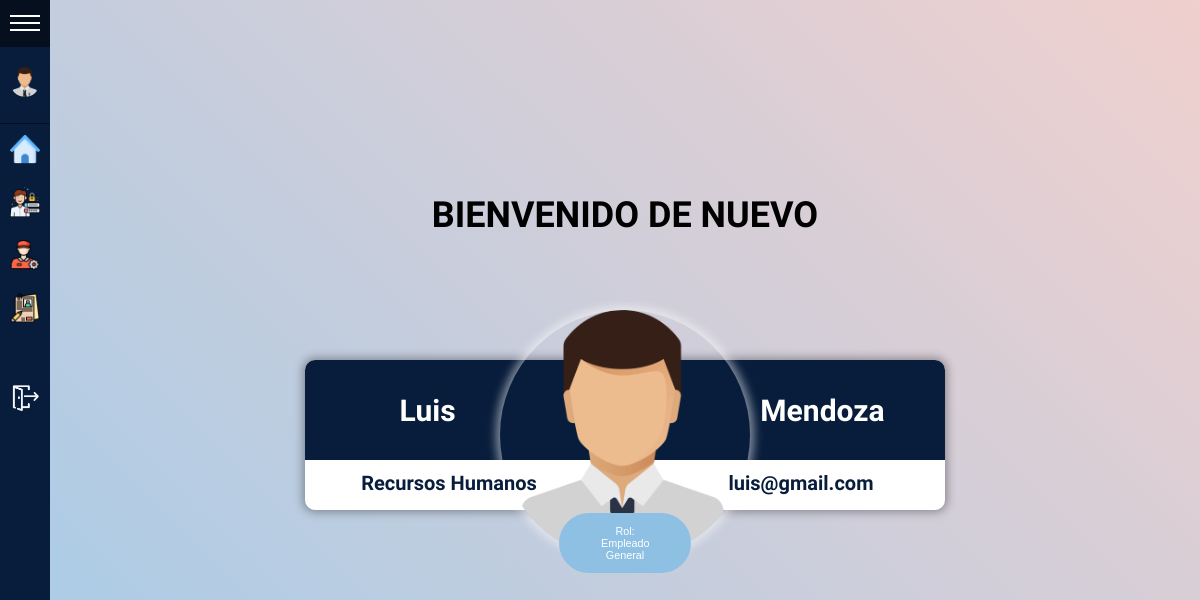
The page /View/indexAdmin.php (signed in) on the database its author committed.
### tables this page shows
CREATE TABLE departamentos (
    idDepartamento INT AUTO_INCREMENT PRIMARY KEY,
    nomDepartamento VARCHAR (30) NOT NULL,
    descripcion VARCHAR (200) NOT NULL,
    numTel CHAR (15) NOT NULL UNIQUE
);

CREATE TABLE roles (
    idRol INT AUTO_INCREMENT PRIMARY KEY,
    nombre VARCHAR (20)
);

### Data/conexionDB.php (called while the page is built, shortened)
<?php
class conexionDB{
    private $HOST = "";
    private $USER = "";
    private $PASS = "";
    private $DB = "";
    protected $connection;
    public function __construct(){
        $this->HOST="localhost";
        $this->USER="root";
        $this->PASS="";
        $this->DB="requests";
    }
    public function connect(){
        $this->connection = mysqli_connect($this->HOST, $this->USER, $this->PASS, $this->DB);
        if($this->connection){
            return true;
        }else{
            return false;
        }
    }
    public function execquery($query){
        $this->dataset = mysqli_query($this->connection,$query);
        if($this->dataset){
            return $this->dataset;
        }else{
            return 0;
        }
    }
}
?>

### Data/Usuario.php (called while the page is built, shortened)
<?php
include_once('conexionDB.php');
class Usuario extends conexionDB{
public function getNombreDepartamento($departamento){
    $query = "SELECT * from departamentos WHERE idDepartamento =".$departamento;
    $result = $this->connect();
    if ($result) {
        $dataset = $this->execquery($query);
        if ($dataset !== null) {
            $count = mysqli_num_rows($dataset);
            if ($count == 1) {
                $tupla = mysqli_fetch_assoc($dataset);
                $nombre = $tupla['nomDepartamento'];
            }
        }
    }
    else{
        $nombre = "error";
    }
    return $nombre;
}
public function getNombreRol($rol){
    $query = "SELECT * from roles WHERE idRol =".$rol;
    $result = $this->connect();
    if ($result) {
        $dataset = $this->execquery($query);
        if ($dataset !== null) {
            $count = mysqli_num_rows($dataset);
            if ($count == 1) {
                $tupla = mysqli_fetch_assoc($dataset);
                $nombre = $tupla['nombre'];
            }
        }
    }
    else{
        $nombre = "error";
    }
    return $nombre;
}
}
?>

### View/indexAdmin.php (the view, shortened to what this page needs)
<!DOCTYPE html>
<html lang="en">
<head>
    <link rel="stylesheet" href="../CSS/indexA.css">
	<link rel="stylesheet" href="../CSS/sidemenu.css">
</head>
<body>
	<div id="sidemenu" class="menu-collapsed">
		<div id="header">
			<div id="menu-btn">
				<div class="btn-hamburger"></div>
				<div class="btn-hamburger"></div>
				<div class="btn-hamburger"></div>
			</div>
		</div>
		<div id="profile">
		<?php
			if (!isset($_SESSION['profile_pic'])) {
				echo '<div id="photo"><img src="../img/profiles_pics/administrador.png alt="Usuario"></div>';
			}else{
            	echo '<div id="photo"><img src="../img/profiles_pics/'.$_SESSION['profile_pic'].'" alt="Usuario"></div>';
			}
			?>
		</div>
		<div id="menu-items">
		    <div class="item">
		        <a href="../View/indexAdmin.php">
					<div class="icon"><img src="../img/homeImagen.png" alt=""></div>
				</a>
			</div>
			<div class="item">
				<a href="../View/Admin/gestionUsuarios.php">
					<div class="icon"><img src="../img/gestionUsuarioImagen.png" alt=""></div>
				</a>
			</div>
			<div class="item">
				<a href="../View/Admin/controlTecnico.php">
					<div class="icon"><img src="../img/controlTecnicoImagen.png" alt=""></div>
				</a>
			</div>
			<div class="item">
				<a href="../View/Admin/solicitudes.php">
					<div class="icon"><img src="../img/requisicionesImagen.png" alt=""></div>
				</a>
			</div>
			<div class="item">
				<a href="../View/Admin/catalogo.php">
					<div class="icon"><img src="../img/catalogo.png" alt=""></div>
				</a>
			</div>
			<div class="item">
				<a href="../App/logout.php">
					<div class="icon"><img src="../img/logout.png" alt=""></div>
				</a>
			</div>
		</div>
	</div>
	<main class = "mainE">
		<h1>BIENVENIDO DE NUEVO</h1>
	<div class='profile'>
        <div class='top'>
            <?php
            include ('../Data/Usuario.php');
            $miObjeto = new Usuario();
	$departamento = $miObjeto->getNombreDepartamento($_SESSION['departamento']);
	$rol = $miObjeto->getNombreRol($_SESSION['category']);
    if (isset($_SESSION['logged']) && $_SESSION['logged'] === true) {
           echo  '<p>'.$_SESSION['first_name'].'</p>';
           echo  '<img src="../img/profiles_pics/'.$_SESSION['profile_pic'].'" alt="Usuario"  />';
            echo '<p>'.$_SESSION['last_name'].'</p>';
        echo '</div>';
       echo '<div class="profile-info">';
            echo '<div class="info followers">';
                echo '<a href="#">';
                   echo  ' <span>'.$departamento.'</span>';
               echo  '</a>';
            echo '</div>';
           echo '<div class="info following">';
                echo '<a href="#">';
                    echo '<span>'.$_SESSION['mail'].'</span>';
                echo '</a>';
            echo '</div>';
        echo '</div>';
        echo '<div class="contact">';
            echo '<button>Rol: <span>'.$rol.'</span></button>';
            echo  '</div>';
    echo '</div>';
    }
    ?>
</main>
</body>
</html>

### CSS/indexA.css (style rules this page uses)
* { box-sizing: border-box; }
body { min-height: 100vh; display: flex; justify-content: center; align-items: center; font-family: "Source Sans Pro", sans-serif; background: linear-gradient(45deg, #a3cbe9, rgba(234, 146, 146, 0.35)); }
button, input, textarea { font-family: "Source Sans Pro", sans-serif; box-sizing: border-box; }
h1 { padding-bottom: 100px; text-align: center; }
.profile { widtH: 640px; min-width: 640px; border-radius: 10px; background: white; box-shadow: 0px 0px 10px 2px rgba(0, 0, 0, 0.35); position: relative; justify-content: center; margin-bottom: 120px; }
.profile .contact { position: absolute; left: 50%; bottom: -62.5px; transform: translate(-50%, 0%); }
.profile .contact button { z-index: 100; }
.profile button { padding: 10px 40px; width: 132px; background: #8EC0E4; border-radius: 30px; border: none; outline: 0; color: white; transition: 0.15s ease-in-out; border: 2px solid #8EC0E4; }
.profile .profile-info { widtH: 100%; height: 50px; display: flex; justify-content: space-between; }
.profile .profile-info .info { width: 45%; heighT: 90%; display: flex; align-items: center; justify-content: center; }
.profile .profile-info .info a { text-decoration: none; color: black; transition: 0.15s ease-in-out; position: relative; display: block; cursor:default; text-align:start; }
.profile .profile-info .info a span { color:rgb(8, 29, 59); font-size: 20px; transition: 0.15s ease-in-out; font-weight: 600; text-align: center; justify-content: left; }
.profile .top { widtH: 100%; height: 100px; background:rgb(8, 29, 59); display: flex; align-items: center; justify-content: center; border-top-left-radius: 10px; border-top-right-radius: 10px; color: white; }
.profile .top p { width: calc(50% - 175px); font-size: 30px; font-weight: bold; text-align: center; }
.profile .top img { width: 100%; max-width: 250px; border-radius: 200px; transform: translate(0, 25px); box-shadow: 0px 0px 10px 4px rgba(255, 255, 255, 0.5); }
.mainE .profile .contact button { font-size: 60%; text-align: center; }

### CSS/sidemenu.css (style rules this page uses)
:root { --width: 300px; --padding: 10px; --bgcolor: rgb(8, 29, 59); --hovercolor: rgb(5, 15, 29); --width-collapsed: 50px; --fuente: 'Libre Franklin', sans-serif; }
body { background-color: #f3f1ee; font-family: var(--fuente); font-size: 18px; padding: 0; margin: 0; margin-left: var(--width-collapsed); }
#sidemenu { background-color: var(--bgcolor); color: white; position: fixed; height: 100%; left: 0; top: 0; }
#sidemenu a { color: white; text-decoration: none; }
#sidemenu #header { box-sizing: border-box; border-bottom: solid 1px var(--hovercolor); }
#sidemenu #header #title, #sidemenu #header #menu-btn { vertical-align: middle; }
#sidemenu #header #menu-btn { display: inline-block; }
#sidemenu #header #menu-btn { cursor: pointer; padding: 10px; width: var(--width-collapsed); box-sizing: border-box; }
#sidemenu #header #menu-btn .btn-hamburger { background-color: #fff; width: 100%; height: 2px; margin: 5px 0; }
#sidemenu #profile { border-bottom: solid 1px var(--hovercolor); padding: var(--padding) 0; text-align: center; }
#sidemenu #profile #photo { box-sizing: border-box; padding: var(--padding); margin: 0 auto; }
#sidemenu #profile #photo img { border-radius: 50%; width: 60%; }
#sidemenu #profile #photo, #sidemenu #profile #name { font-size: 24px; padding: var(--padding) 0; overflow: hidden; }
#sidemenu #menu-items { overflow:hidden; }
#sidemenu #menu-items .item { width: var(--width); }
#sidemenu #menu-items .item .icon { display: inline-block; }
#sidemenu #menu-items .item .icon, #sidemenu #menu-items .item .title { font-size: 14px; vertical-align: middle; overflow: hidden; display: inline-block; }
#sidemenu #menu-items .item a { display: block; }
#sidemenu #menu-items .item .icon { box-sizing: border-box; padding: var(--padding); width: var(--width-collapsed); }
#sidemenu #menu-items .item .icon img { width: 100%; }
.menu-collapsed { width: var(--width-collapsed); }
.menu-collapsed .item { width: 100px; }

### rows shown on the page
departamentos: nomDepartamento "Recursos Humanos"
roles: nombre "Empleado General"

### other values the page prints
$_SESSION['first_name'] "Luis"
$_SESSION['last_name'] "Mendoza"
$_SESSION['mail'] "luis@gmail.com"
